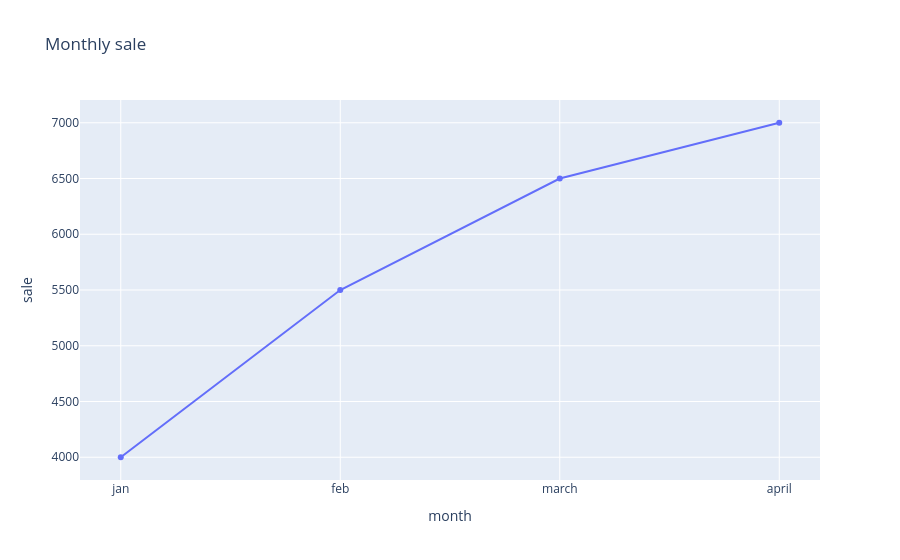

The notebook cell this image was saved under:
### Code cell
import plotly.express as px

month=["jan", "feb", "march", "april"]
sale=[4000,5500,6500,7000]
fig=px.line(
    x=month,
    y=sale,
    title="Monthly sale",
    labels={
        "x":"month",
        "y":"sale"
    },
    markers=True
)
fig.show()

### Figure 1 — Plotly figure (JSON) as saved in the notebook; plotly's stock layout.template omitted (floating-point values rounded to 4 significant figures)
{"data": [{"hovertemplate": "month=%{x}<br>sale=%{y}<extra></extra>", "legendgroup": "", "line": {"color": "#636efa", "dash": "solid"}, "marker": {"symbol": "circle"}, "mode": "lines+markers", "name": "", "orientation": "v", "showlegend": false, "type": "scatter", "x": ["jan", "feb", "march", "april"], "xaxis": "x", "y": [4000, 5500, 6500, 7000], "yaxis": "y"}], "layout": {"legend": {"tracegroupgap": 0}, "title": {"text": "Monthly sale"}, "xaxis": {"anchor": "y", "domain": [0, 1], "title": {"text": "month"}}, "yaxis": {"anchor": "x", "domain": [0, 1], "title": {"text": "sale"}}}}
